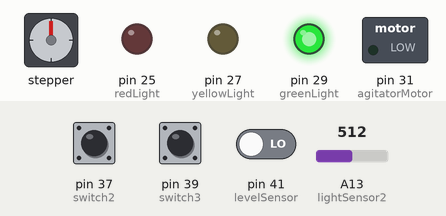
Recording of a sketch running on a simulated Arduino Mega 2560, built with avr-gcc and run on an emulated ATmega2560. On the bench: stepper motor, switched loads named in the sketch (green lamp = pin HIGH), output pins drawn as LEDs (lit = HIGH). Dashed ring = blinking. The inputs (shaded band) are chosen by the test bench; at power-on: pin 41 (levelSensor) LOW, A13 (lightSensor2) = 512, pin 37 (switch2) LOW, pin 39 (switch3) LOW. Stepper angles assume 200 steps per turn; what the sketch prints to the serial monitor is not drawn.

Above: at 6.2 s.
6.3 s: pin 41 (levelSensor) driven HIGH
At 6.7 s:
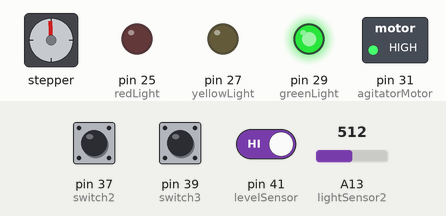
9.3 s: A13 (lightSensor2) set to 54
At 10.2 s:
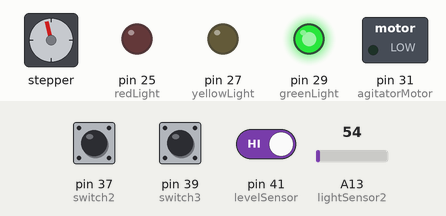
12.3 s: A13 (lightSensor2) set to 45
At 12.79 s:
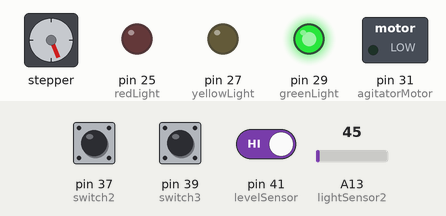
15.3 s: A13 (lightSensor2) set to 0
Timing chart, 0 to 19.3 s (numbered marks = the images above; inputs shaded):
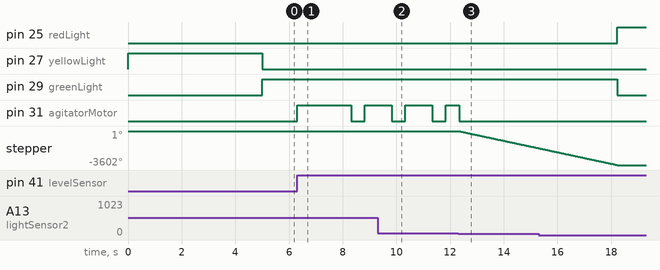

Measured:
- the behaviour switches between 50 and 49 on A13 (lightSensor2) (found by bisection; images 2 and 3)

The sketch:

MSD_master.ino
```cpp
#include <Wire.h>
#include <Adafruit_MotorShield.h>
Adafruit_MotorShield AFMS = Adafruit_MotorShield();
Adafruit_StepperMotor *motor = AFMS.getStepper(200, 1);
#define switch2 37
#define switch3 39
#define greenLight 29
#define yellowLight 27
#define redLight 25
#define agitatorMotor 31
#define lightSensor1 A14
#define lightSensor2 A13
#define lightSensor3 A12
#define lightSensor4 A11
#define levelSensor 41
float rawRange = 1024; // 3.3v
float logRange = 5.0; // 3.3v = 10^5 lux
int rodValue = 0;
int diamValue = 0;
int lvValue = 0;
int ltValue = 1000;
int ltValueLast = 1000;
int agTime = 0;
int agToggle = 0;
int runTime = 0;
int GO = 1;

void setup() {

  pinMode(switch2, INPUT);
  pinMode(switch3, INPUT);
  pinMode(lightSensor1, INPUT);
  pinMode(lightSensor2, INPUT);
  pinMode(lightSensor3, INPUT);
  pinMode(lightSensor4, INPUT);
  pinMode(levelSensor, INPUT);

  pinMode(greenLight, OUTPUT);
  pinMode(yellowLight, OUTPUT);
  pinMode(redLight, OUTPUT);
  pinMode(agitatorMotor, OUTPUT);

  Serial.begin(250000);

  Serial.println("Waiting 5 sec for rod size and material switches");
  digitalWrite(yellowLight, HIGH);
  delay(5000);  // waits for 5 second

  rodValue = digitalRead(switch2);
  Serial.print("rodValue = ");
  Serial.println(rodValue);
  diamValue = digitalRead(switch3);
  Serial.print("diamValue = ");
  Serial.println(diamValue);
  if (rodValue == 1) {
    if (diamValue == 1) {
      motor->setSpeed(75); //RPM
    } else {
      motor->setSpeed(150); //RPM
    }
  } else {
    if (diamValue == 1) {
      motor->setSpeed(120); //RPM
    } else {
      motor->setSpeed(200); //RPM
    }
  }

  digitalWrite(yellowLight, LOW);

  AFMS.begin(); //Create with the default frequency 1.6KHz
  digitalWrite(greenLight, HIGH);
}

void loop() {
  if(GO == 1) {
    digitalWrite(greenLight, HIGH);
    digitalWrite(yellowLight, LOW);
    digitalWrite(redLight, LOW);
    lvValue = digitalRead(levelSensor);
    Serial.print("Level sensor = ");
    Serial.println(lvValue);
    if (lvValue == 1) {
      motor->step(1, BACKWARD, DOUBLE);
      ltValue = analogRead(lightSensor2);
      Serial.print("Light = ");
      Serial.println(ltValue);
      if (ltValue >= 50 && ltValueLast >= 50) {
        if (agTime >= 20) {
          digitalWrite(agitatorMotor, LOW);
          motor->release();
          digitalWrite(greenLight, LOW);
          digitalWrite(yellowLight, LOW);
          digitalWrite(redLight, HIGH);
          Serial.println("                    Stopped (agitator running too long)");
          GO = 0;
        } else {
          if (agTime >= 4) {
            Serial.println("                    Freakout (agititor running a while)");
            if (agToggle == 0) {
              digitalWrite(agitatorMotor, LOW);
              delay(500);  // waits for 0.5 second
              agToggle = 1;
            } else {
              agToggle = 0;
            }
          }
          digitalWrite(agitatorMotor, HIGH);
          delay(500);  // waits for 0.5 second
        }
        agTime += 1;
        Serial.print("                    Time agititor running:");
        Serial.println(runTime);
      } else {
        agTime = 0;
        digitalWrite(agitatorMotor, LOW);
      }
      if (runTime >= 2000) {
        GO = 0; //                      Hash out for test code
      } else {
        runTime += 1;
      }
      Serial.print("                    Time motor running:");
      Serial.println(runTime);
      ltValueLast = ltValue;
    } else {
      motor->release();
      digitalWrite(agitatorMotor, LOW);
    }
  } else {
    digitalWrite(agitatorMotor, LOW);
    motor->release();
    digitalWrite(greenLight, LOW);
    digitalWrite(yellowLight, LOW);
    digitalWrite(redLight, HIGH);
    Serial.println("                      Stopped (motor running too long)");
  }
}
```
